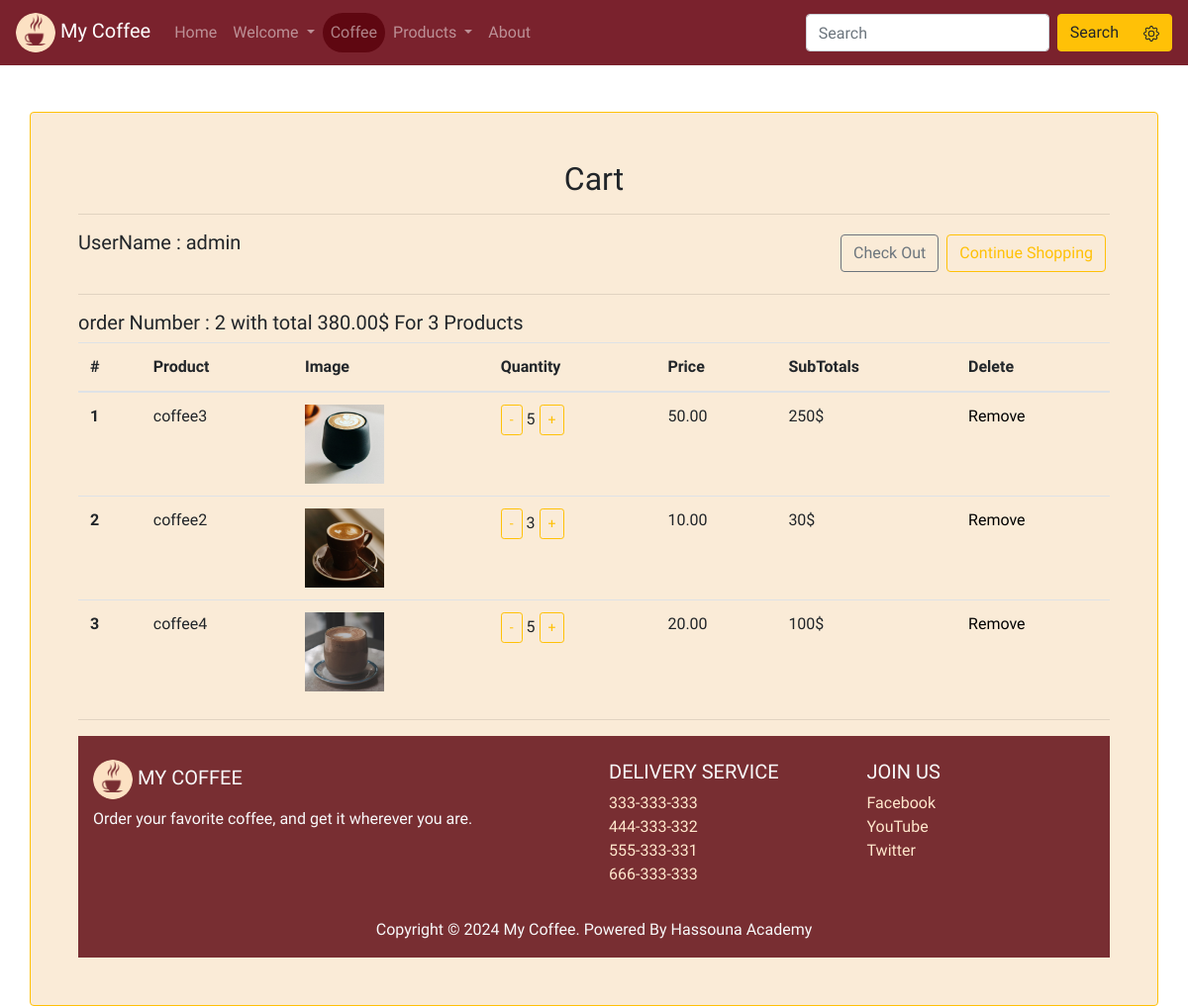
/orders/show_cart (signed in), run on the app's committed database.
### orders/models.py (models this page shows, shortened)
class Order(models.Model):
    user =models.ForeignKey(User, on_delete=models.CASCADE)
    order_date = models.DateTimeField()
    details = models.ManyToManyField(Product,through='OrderDetails')
    is_finished = models.BooleanField()

class OrderDetails(models.Model):
    product = models.ForeignKey(Product , on_delete=models.CASCADE)
    order = models.ForeignKey(Order, on_delete=models.CASCADE)
    price = models.DecimalField(max_digits=6,decimal_places=2)
    quantity = models.IntegerField()
    class Meta:
        ordering = ['id']

### products/models.py (models this page shows, shortened)
class Product(models.Model):
    name = models.CharField(max_length=100)
    description = models.TextField(null=True , blank=True)
    price = models.DecimalField(max_digits=6,decimal_places=2)
    photo = models.ImageField(upload_to='photo/%y/%m/%d' ,null=True , blank=True)
    is_active = models.BooleanField(default=True)
    created_at = models.DateTimeField(default=datetime.now)
    class Meta:
        ordering = ['-created_at']

### orders/views.py (the view)
# urls.py: path('show_cart',views.show_cart,name='show_cart'),
def show_cart(request):
    context = None
    if request.user.is_authenticated and not request.user.is_anonymous:
        if Order.objects.all().filter(user=request.user,is_finished=False):
            order = Order.objects.get(user=request.user,is_finished=False)
            orderdetails = OrderDetails.objects.all().filter(order=order)
            total = 0
            for sum in orderdetails:
                total += sum.price * sum.quantity
            context = {
                'order':order,
                'orderdetails':orderdetails,
                'total':total,
            }
    return render(request,'cart.html',context)

### templates/cart.html (shortened to what this page needs)
{% extends 'base.html' %}
{% load static %}
{% block content %}
    <div class="my-form container p-5 my-5 rounded border border-warning">
    <h2 class="text-center">Cart</h2>
    <hr>
    {% if not request.user.is_authenticated and request.user.is_anonymous %}
        <h4 class="alert alert-warning">
            You Must Be <a href="{% url 'signin' %}" class="text-dark">Logged in </a>
        </h4>
    {% elif order %}
        <h5>
            UserName : {{order.user.username}}
            <a    href="{% url 'products' %}" class="btn btn-outline-warning float-right m-1">Continue Shopping</a>
                  <a   href="{% url 'payment' %}" class="btn btn-outline-secondary float-right m-1">Check Out</a>
            <br><br>
            <hr>
            order Number : {{order.id}} with total {{total}}$ For {{orderdetails.count}} Products
        </h5>
   <table class="table">
  <thead>
    <tr>
      <th scope="col">#</th>
      <th scope="col">Product</th>
      <th scope="col">Image</th>
      <th scope="col">Quantity</th>
        <th scope="col">Price</th>
        <th scope="col">SubTotals</th>
        <th scope="col">Delete</th>
    </tr>
  </thead>
  <tbody>
  {% for line in orderdetails %}
    <tr>
      <th scope="row">{{forloop.counter}}</th>
      <td>{{line.product.name}}</td>
      <td><img src="{{line.product.photo.url}}" style="width:80px; height:80px;"></td>
      <td> <a href="{% url 'sub_qty' orderdetails_id=line.id %}" class="btn btn-outline-warning btn-sm">-</a> {{line.quantity}}
      <a href="{% url 'add_qty' orderdetails_id=line.id %}" class="btn btn-outline-warning btn-sm">+</a>
      </td>
        <td>{{line.price}}</td>
      <td>{% widthratio line.quantity 1 line.price %}$</td>
        <td><a href="{% url 'remove_from_cart' orderdetails_id=line.id %}" style="color:black;">Remove</a></td>
    </tr>
  {% empty %}
  <h5 class=".alert alert-warning">
            No Details Here <a href="{% url 'products' %}">All Products</a>
  </h5>
  {% endfor %}
  </tbody>
</table>
    {% else %}
        <h5 class=".alert alert-warning">
            No Orders Here <a href="{% url 'products' %}">All Products</a>
        </h5>
     {% endif %}
    <hr>
{% endblock %}

### static/css/style.css (style rules this page uses)
html, body { height: 100%; width: 100%; }
a { color: rgb(255, 231, 204) ; }
body { font-family: 'Merienda', cursive; padding-top:65px; }
.my-form { background-color: antiquewhite; }

### data on the page
Order: user.username "admin", id "2"
OrderDetails: product.name "coffee3", product.photo (picture), quantity "5", price "50.00", quantity+price "250"
OrderDetails: product.name "coffee2", product.photo (picture), quantity "3", price "10.00", quantity+price "30"
OrderDetails: product.name "coffee4", product.photo (picture), quantity "5", price "20.00", quantity+price "100"

### other printed values
{{ total }} "380.00"
{{ orderdetails.count }} "3"
